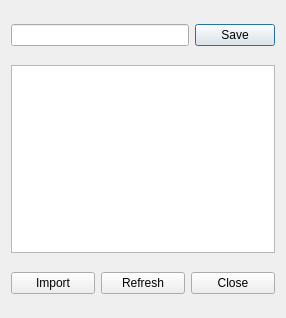
<?xml version="1.0" encoding="UTF-8"?>
<ui version="4.0">
 <class>Dialog</class>
 <widget class="QDialog" name="Dialog">
  <property name="windowModality">
   <enum>Qt::WindowModal</enum>
  </property>
  <property name="geometry">
   <rect>
    <x>0</x>
    <y>0</y>
    <width>286</width>
    <height>318</height>
   </rect>
  </property>
  <property name="sizePolicy">
   <sizepolicy hsizetype="Preferred" vsizetype="Preferred">
    <horstretch>0</horstretch>
    <verstretch>0</verstretch>
   </sizepolicy>
  </property>
  <property name="focusPolicy">
   <enum>Qt::TabFocus</enum>
  </property>
  <property name="windowTitle">
   <string>Library</string>
  </property>
  <layout class="QHBoxLayout" name="horizontalLayout_3">
   <item>
    <layout class="QVBoxLayout" name="verticalLayout">
     <property name="sizeConstraint">
      <enum>QLayout::SetDefaultConstraint</enum>
     </property>
     <item>
      <spacer name="verticalSpacer_4">
       <property name="orientation">
        <enum>Qt::Vertical</enum>
       </property>
       <property name="sizeType">
        <enum>QSizePolicy::Fixed</enum>
       </property>
       <property name="sizeHint" stdset="0">
        <size>
         <width>14</width>
         <height>13</height>
        </size>
       </property>
      </spacer>
     </item>
     <item>
      <layout class="QHBoxLayout" name="horizontalLayout">
       <property name="sizeConstraint">
        <enum>QLayout::SetFixedSize</enum>
       </property>
       <item>
        <widget class="QLineEdit" name="lineEdit"/>
       </item>
       <item>
        <widget class="QPushButton" name="pushButton">
         <property name="text">
          <string>Save</string>
         </property>
        </widget>
       </item>
      </layout>
     </item>
     <item>
      <spacer name="verticalSpacer">
       <property name="orientation">
        <enum>Qt::Vertical</enum>
       </property>
       <property name="sizeType">
        <enum>QSizePolicy::Fixed</enum>
       </property>
       <property name="sizeHint" stdset="0">
        <size>
         <width>14</width>
         <height>13</height>
        </size>
       </property>
      </spacer>
     </item>
     <item>
      <widget class="QListWidget" name="listWidget">
       <property name="iconSize">
        <size>
         <width>64</width>
         <height>64</height>
        </size>
       </property>
       <property name="resizeMode">
        <enum>QListView::Adjust</enum>
       </property>
       <property name="viewMode">
        <enum>QListView::IconMode</enum>
       </property>
      </widget>
     </item>
     <item>
      <spacer name="verticalSpacer_2">
       <property name="orientation">
        <enum>Qt::Vertical</enum>
       </property>
       <property name="sizeType">
        <enum>QSizePolicy::Fixed</enum>
       </property>
       <property name="sizeHint" stdset="0">
        <size>
         <width>14</width>
         <height>13</height>
        </size>
       </property>
      </spacer>
     </item>
     <item>
      <layout class="QHBoxLayout" name="horizontalLayout_2">
       <item>
        <widget class="QPushButton" name="pushButton_3">
         <property name="text">
          <string>Import</string>
         </property>
        </widget>
       </item>
       <item>
        <widget class="QPushButton" name="pushButton_2">
         <property name="text">
          <string>Refresh</string>
         </property>
        </widget>
       </item>
       <item>
        <widget class="QPushButton" name="pushButton_4">
         <property name="text">
          <string>Close</string>
         </property>
        </widget>
       </item>
      </layout>
     </item>
     <item>
      <spacer name="verticalSpacer_3">
       <property name="orientation">
        <enum>Qt::Vertical</enum>
       </property>
       <property name="sizeType">
        <enum>QSizePolicy::Fixed</enum>
       </property>
       <property name="sizeHint" stdset="0">
        <size>
         <width>14</width>
         <height>13</height>
        </size>
       </property>
      </spacer>
     </item>
    </layout>
   </item>
  </layout>
 </widget>
 <resources/>
 <connections/>
</ui>
